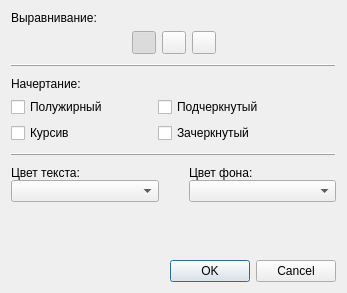
<?xml version="1.0" encoding="UTF-8"?>
<ui version="4.0">
 <class>TextStyleDlg</class>
 <widget class="QDialog" name="TextStyleDlg">
  <property name="geometry">
   <rect>
    <x>0</x>
    <y>0</y>
    <width>347</width>
    <height>293</height>
   </rect>
  </property>
  <property name="windowTitle">
   <string>Dialog</string>
  </property>
  <layout class="QHBoxLayout" name="horizontalLayout_3" stretch="0">
   <item>
    <layout class="QVBoxLayout" name="verticalLayout_6">
     <property name="spacing">
      <number>10</number>
     </property>
     <item>
      <layout class="QVBoxLayout" name="verticalLayout_4">
       <property name="spacing">
        <number>6</number>
       </property>
       <item>
        <widget class="QLabel" name="label">
         <property name="text">
          <string>Выравнивание:</string>
         </property>
        </widget>
       </item>
       <item>
        <layout class="QHBoxLayout" name="horizontalLayout">
         <property name="spacing">
          <number>6</number>
         </property>
         <item>
          <spacer name="horizontalSpacer_2">
           <property name="orientation">
            <enum>Qt::Horizontal</enum>
           </property>
           <property name="sizeHint" stdset="0">
            <size>
             <width>40</width>
             <height>20</height>
            </size>
           </property>
          </spacer>
         </item>
         <item>
          <widget class="QToolButton" name="toolAlignLeft">
           <property name="text">
            <string/>
           </property>
           <property name="icon">
            <iconset resource="../resource.qrc">
             <normaloff>:/img/TextLeftJustify_16x.png</normaloff>:/img/TextLeftJustify_16x.png</iconset>
           </property>
           <property name="checkable">
            <bool>true</bool>
           </property>
           <property name="checked">
            <bool>true</bool>
           </property>
          </widget>
         </item>
         <item>
          <widget class="QToolButton" name="toolAlignCenter">
           <property name="text">
            <string/>
           </property>
           <property name="icon">
            <iconset resource="../resource.qrc">
             <normaloff>:/img/TextCenter_16x.png</normaloff>:/img/TextCenter_16x.png</iconset>
           </property>
           <property name="checkable">
            <bool>true</bool>
           </property>
          </widget>
         </item>
         <item>
          <widget class="QToolButton" name="toolAlignRight">
           <property name="text">
            <string/>
           </property>
           <property name="icon">
            <iconset resource="../resource.qrc">
             <normaloff>:/img/TextRightJustify_16x.png</normaloff>:/img/TextRightJustify_16x.png</iconset>
           </property>
           <property name="checkable">
            <bool>true</bool>
           </property>
          </widget>
         </item>
         <item>
          <spacer name="horizontalSpacer">
           <property name="orientation">
            <enum>Qt::Horizontal</enum>
           </property>
           <property name="sizeHint" stdset="0">
            <size>
             <width>40</width>
             <height>20</height>
            </size>
           </property>
          </spacer>
         </item>
        </layout>
       </item>
      </layout>
     </item>
     <item>
      <widget class="QFrame" name="frame">
       <property name="frameShape">
        <enum>QFrame::HLine</enum>
       </property>
       <property name="frameShadow">
        <enum>QFrame::Raised</enum>
       </property>
      </widget>
     </item>
     <item>
      <layout class="QVBoxLayout" name="verticalLayout_5">
       <property name="spacing">
        <number>6</number>
       </property>
       <item>
        <widget class="QLabel" name="label_2">
         <property name="text">
          <string>Начертание:</string>
         </property>
        </widget>
       </item>
       <item>
        <layout class="QFormLayout" name="formLayout">
         <property name="horizontalSpacing">
          <number>50</number>
         </property>
         <item row="0" column="0">
          <widget class="QCheckBox" name="checkBox">
           <property name="text">
            <string>Полужирный</string>
           </property>
          </widget>
         </item>
         <item row="0" column="1">
          <widget class="QCheckBox" name="checkBox_3">
           <property name="text">
            <string>Подчеркнутый</string>
           </property>
          </widget>
         </item>
         <item row="1" column="0">
          <widget class="QCheckBox" name="checkBox_2">
           <property name="text">
            <string>Курсив</string>
           </property>
          </widget>
         </item>
         <item row="1" column="1">
          <widget class="QCheckBox" name="checkBox_4">
           <property name="text">
            <string>Зачеркнутый</string>
           </property>
          </widget>
         </item>
        </layout>
       </item>
      </layout>
     </item>
     <item>
      <widget class="QFrame" name="frame_2">
       <property name="frameShape">
        <enum>QFrame::HLine</enum>
       </property>
       <property name="frameShadow">
        <enum>QFrame::Raised</enum>
       </property>
      </widget>
     </item>
     <item>
      <layout class="QHBoxLayout" name="horizontalLayout_2">
       <property name="spacing">
        <number>30</number>
       </property>
       <item>
        <layout class="QVBoxLayout" name="verticalLayout_3">
         <property name="spacing">
          <number>0</number>
         </property>
         <item>
          <widget class="QLabel" name="label_3">
           <property name="text">
            <string>Цвет текста:</string>
           </property>
          </widget>
         </item>
         <item>
          <widget class="QComboBox" name="comboTextColor">
           <property name="minimumSize">
            <size>
             <width>120</width>
             <height>0</height>
            </size>
           </property>
          </widget>
         </item>
        </layout>
       </item>
       <item>
        <layout class="QVBoxLayout" name="verticalLayout_2">
         <property name="spacing">
          <number>0</number>
         </property>
         <item>
          <widget class="QLabel" name="label_4">
           <property name="text">
            <string>Цвет фона:</string>
           </property>
          </widget>
         </item>
         <item>
          <widget class="QComboBox" name="comboTextBack">
           <property name="minimumSize">
            <size>
             <width>120</width>
             <height>0</height>
            </size>
           </property>
          </widget>
         </item>
        </layout>
       </item>
      </layout>
     </item>
     <item>
      <spacer name="verticalSpacer">
       <property name="orientation">
        <enum>Qt::Vertical</enum>
       </property>
       <property name="sizeHint" stdset="0">
        <size>
         <width>20</width>
         <height>40</height>
        </size>
       </property>
      </spacer>
     </item>
     <item>
      <widget class="QDialogButtonBox" name="buttonBox">
       <property name="orientation">
        <enum>Qt::Horizontal</enum>
       </property>
       <property name="standardButtons">
        <set>QDialogButtonBox::Cancel|QDialogButtonBox::Ok</set>
       </property>
       <property name="centerButtons">
        <bool>false</bool>
       </property>
      </widget>
     </item>
    </layout>
   </item>
  </layout>
 </widget>
 <resources>
  <include location="../resource.qrc"/>
 </resources>
 <connections>
  <connection>
   <sender>buttonBox</sender>
   <signal>accepted()</signal>
   <receiver>TextStyleDlg</receiver>
   <slot>accept()</slot>
   <hints>
    <hint type="sourcelabel">
     <x>248</x>
     <y>254</y>
    </hint>
    <hint type="destinationlabel">
     <x>157</x>
     <y>274</y>
    </hint>
   </hints>
  </connection>
  <connection>
   <sender>buttonBox</sender>
   <signal>rejected()</signal>
   <receiver>TextStyleDlg</receiver>
   <slot>reject()</slot>
   <hints>
    <hint type="sourcelabel">
     <x>316</x>
     <y>260</y>
    </hint>
    <hint type="destinationlabel">
     <x>286</x>
     <y>274</y>
    </hint>
   </hints>
  </connection>
 </connections>
</ui>
